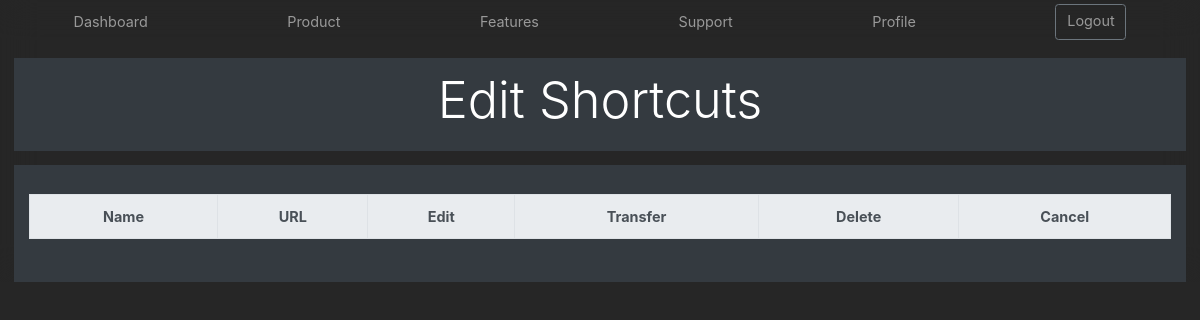
The app's page /Dashboard/editurl/16/, older data.
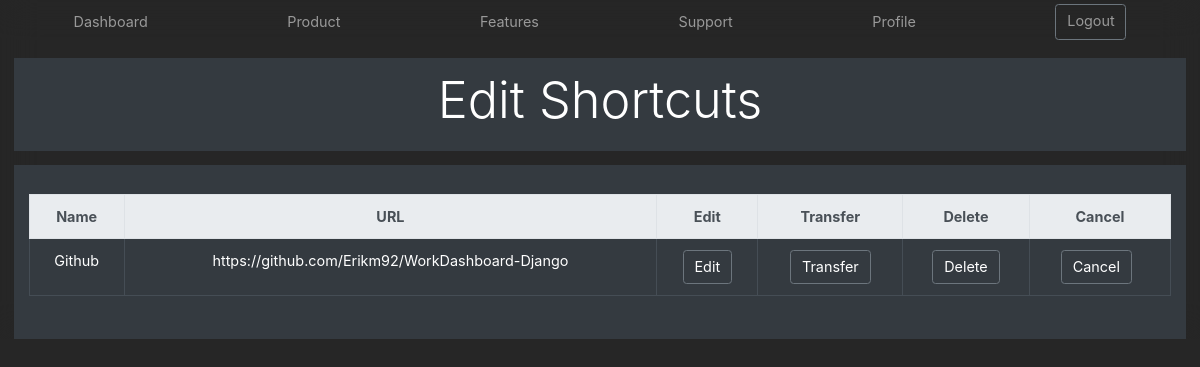
The same page, newer data.
### dashboard/models.py (models this page shows)
class userlinks(models.Model):
    user = models.ForeignKey(settings.AUTH_USER_MODEL, null=True, blank=True,  on_delete=models.CASCADE)
    main = models.CharField (max_length=500,default='')#need to change to 500
    mainname = models.CharField (max_length=200,default='')
    mainfavicon = models.CharField (max_length=400,default='')
    table_id =  models.CharField (max_length=200,default='')

### dashboard/views.py (the view)
# urls.py: url(r'^editurl/(?P<pk>\d+)/$', views.editurl ,name="editurl" ),
def editurl(request, pk):
    pk=pk
    linktomain=userlinks.objects.all().filter(pk=pk)
    return render(request, 'editurl.html',{'linktomain':linktomain})

### dashboard/templates/editurl.html (shortened to what this page needs)
{% load static %}
<!DOCTYPE html>
<html lang="en">
<head>
<link rel="stylesheet" href="https://stackpath.bootstrapcdn.com/bootstrap/4.4.1/css/bootstrap.min.css">
<link rel="stylesheet"  href="{% static 'dashboard/css/product.css'%}">
<link rel="stylesheet"  href="{% static 'dashboard/css/dialog.css'%}">
</head>
<body>
 <nav class="site-header py-1">
  <div class="container d-flex flex-column flex-md-row justify-content-between">
     <a class="py-2 d-none d-md-inline-block" href="/Dashboard">Dashboard</a>
    <a class="py-2 d-none d-md-inline-block" href="#">Product</a>
    <a class="py-2 d-none d-md-inline-block" href="#">Features</a>
    <a class="py-2 d-none d-md-inline-block" href="#">Support</a>
    <a class="py-2 d-none d-md-inline-block" href="/Dashboard/profile">Profile</a>
    <a class="btn btn-outline-secondary" href="/Dashboard/logout">Logout</a>
  </div>
</nav>
<div class="position-relative overflow-hidden p-3 p-md-1 m-md-3 text-center bg-dark">
  <div class="col-md-5 mx-auto">
    <h1 class="display-4 titleposition">Edit Shortcuts</h1>
 </div>
  </div>
<div class="d-md-flex flex-md-equal w-100 my-md-3 pl-md-3">
  <div class="bg-dark mr-md-3 px-md-3 text-center text-white overflow-hidden">
    <div class="my-3 py-3">
<table class="table table-dark table-hover table-bordered">
    <thead class="thead-light">
    <tr>
        <th scope="col">Name</th>
        <th scope="col">URL</th>
        <th scope="col">Edit</th>
        <th scope="col">Transfer</th>
        <th scope="col">Delete</th>
        <th scope="col">Cancel</th>
    </tr>
    <thead>
    <tbody>
    {% for link in linktomain %}
        <tr>
            <td>{{link.mainname}}</td>
            <td>{{link.main}}</td>
            <td><a href="{% url 'editinglinks' pk=link.pk %}"><button class="btn btn-outline-secondary btn-color">Edit</button></a></td>
            <td><a href="{% url 'transferlink' pk=link.pk %}"><button class="btn btn-outline-secondary btn-color">Transfer</button></a></td>
            <td><a href="{% url 'deletelinks' pk=link.pk %}"><button class="btn btn-outline-secondary btn-color">Delete</button></a></td>
            <td><button onclick="location.href='/Dashboard'" id="cancel" class="btn btn-outline-secondary btn-color" type="button" tabindex="0" title="Cancel" aria-label="Cancel">Cancel</button></td>
        </tr>
    {% endfor %}
    </tbody>
    </table>
    </div>
    </div>
    </div>
  </body>
</html>

Row changes from the older to the newer data that the page shows:
added userlinks: mainname "Github", main "https://github.com/Erikm92/WorkDashboard-Django"
